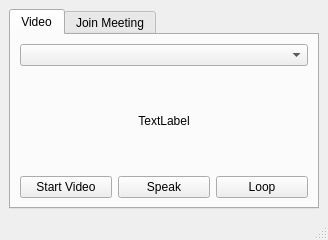
<?xml version="1.0" encoding="UTF-8"?>
<ui version="4.0">
 <class>MainWindow</class>
 <widget class="QMainWindow" name="MainWindow">
  <property name="geometry">
   <rect>
    <x>0</x>
    <y>0</y>
    <width>328</width>
    <height>240</height>
   </rect>
  </property>
  <property name="windowTitle">
   <string>MainWindow</string>
  </property>
  <widget class="QWidget" name="centralwidget">
   <layout class="QHBoxLayout" name="horizontalLayout">
    <item>
     <widget class="QTabWidget" name="tabWidget">
      <property name="currentIndex">
       <number>0</number>
      </property>
      <widget class="QWidget" name="videoTab">
       <attribute name="title">
        <string>Video</string>
       </attribute>
       <layout class="QVBoxLayout" name="verticalLayout_3">
        <item>
         <widget class="QComboBox" name="videoSource">
          <property name="editable">
           <bool>false</bool>
          </property>
          <property name="currentText">
           <string/>
          </property>
          <property name="placeholderText">
           <string>Select input device</string>
          </property>
         </widget>
        </item>
        <item>
         <widget class="QLabel" name="previewView">
          <property name="sizePolicy">
           <sizepolicy hsizetype="Expanding" vsizetype="Expanding">
            <horstretch>0</horstretch>
            <verstretch>0</verstretch>
           </sizepolicy>
          </property>
          <property name="autoFillBackground">
           <bool>false</bool>
          </property>
          <property name="text">
           <string>TextLabel</string>
          </property>
          <property name="alignment">
           <set>Qt::AlignCenter</set>
          </property>
          <property name="margin">
           <number>2</number>
          </property>
         </widget>
        </item>
        <item>
         <layout class="QHBoxLayout" name="horizontalLayout_4">
          <item>
           <widget class="QPushButton" name="videoToggle">
            <property name="enabled">
             <bool>true</bool>
            </property>
            <property name="autoFillBackground">
             <bool>true</bool>
            </property>
            <property name="text">
             <string>Start Video</string>
            </property>
            <property name="checkable">
             <bool>true</bool>
            </property>
            <property name="checked">
             <bool>false</bool>
            </property>
           </widget>
          </item>
          <item>
           <widget class="QPushButton" name="speakToggle">
            <property name="text">
             <string>Speak</string>
            </property>
            <property name="checkable">
             <bool>true</bool>
            </property>
           </widget>
          </item>
          <item>
           <widget class="QPushButton" name="loopToggle">
            <property name="text">
             <string>Loop</string>
            </property>
            <property name="checkable">
             <bool>true</bool>
            </property>
           </widget>
          </item>
         </layout>
        </item>
       </layout>
      </widget>
      <widget class="QWidget" name="joinTab">
       <attribute name="title">
        <string>Join Meeting</string>
       </attribute>
       <layout class="QVBoxLayout" name="verticalLayout_2">
        <item>
         <layout class="QVBoxLayout" name="verticalLayout" stretch="0,0,0">
          <item>
           <widget class="QListWidget" name="meetingList"/>
          </item>
          <item>
           <layout class="QHBoxLayout" name="horizontalLayout_3">
            <property name="topMargin">
             <number>0</number>
            </property>
            <item>
             <widget class="QPushButton" name="pushButton_2">
              <property name="text">
               <string>Add Meeting</string>
              </property>
             </widget>
            </item>
            <item>
             <widget class="QPushButton" name="pushButton">
              <property name="text">
               <string>Remove Selected Meeting</string>
              </property>
             </widget>
            </item>
           </layout>
          </item>
          <item>
           <widget class="Line" name="line">
            <property name="orientation">
             <enum>Qt::Horizontal</enum>
            </property>
           </widget>
          </item>
         </layout>
        </item>
       </layout>
      </widget>
     </widget>
    </item>
   </layout>
  </widget>
  <widget class="QStatusBar" name="statusBar"/>
 </widget>
 <resources/>
 <connections/>
</ui>
